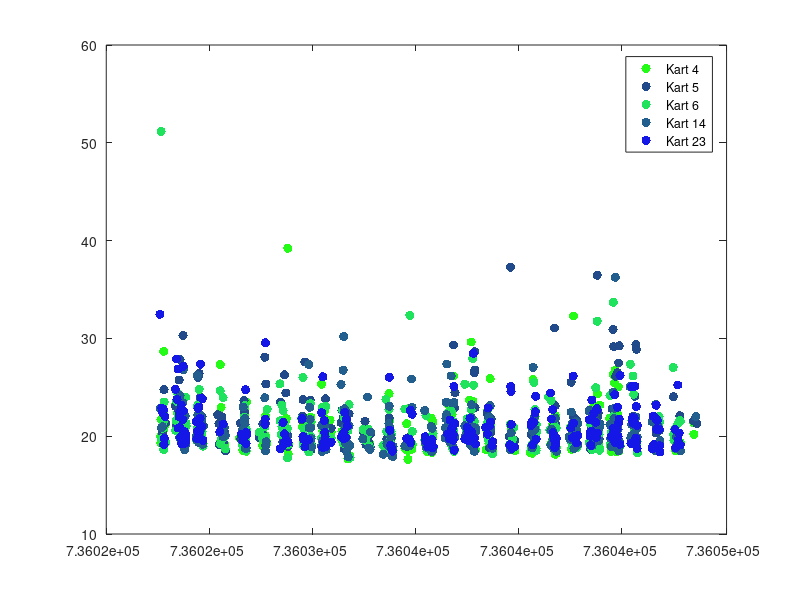
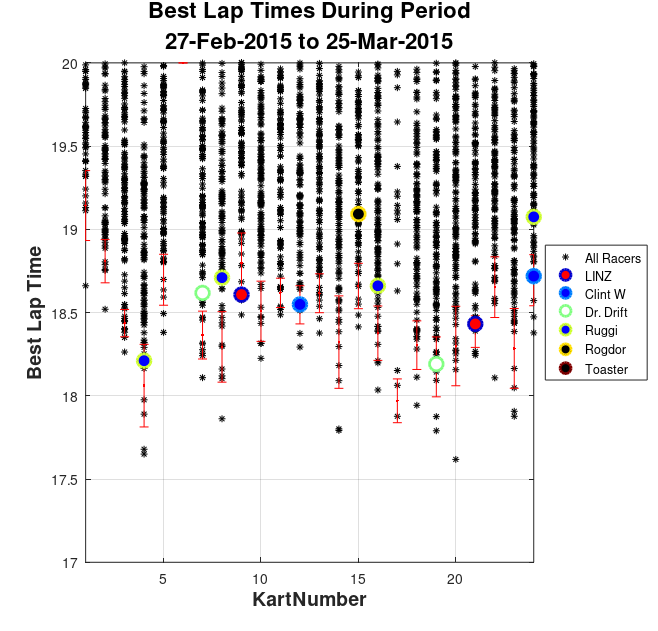
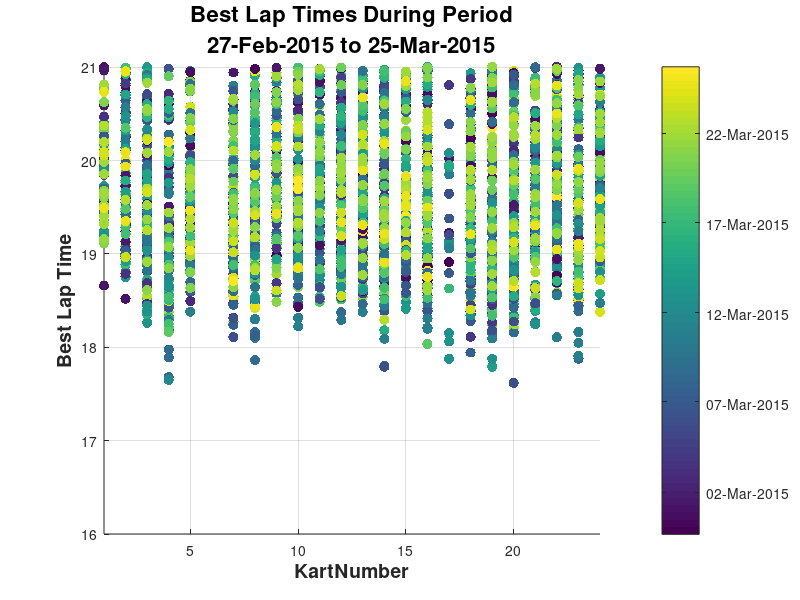
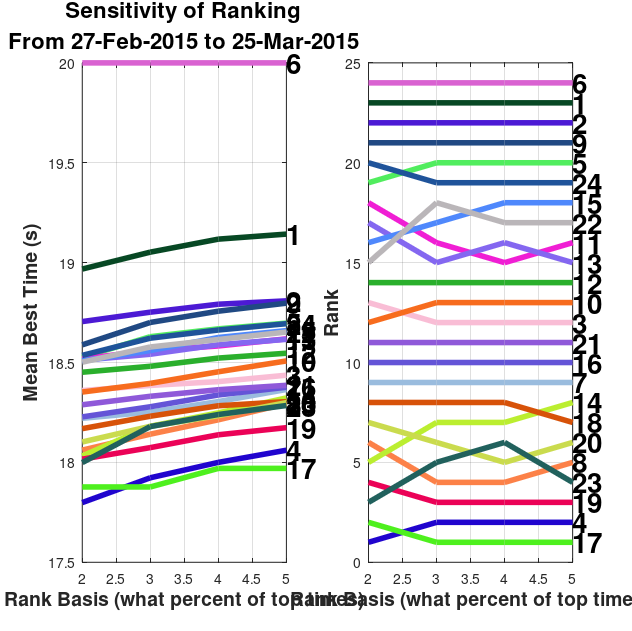

Reproduce these figures in MATLAB, in order.
clear all
close all
clc
%% Input and Config
print_plots=0; % Whether or not to make pngs

% Load the mat file created by kart_data_master.m
load 2015_Race_Data_Initial

% start_date='02-27-2015';
% end_date='03-30-2015';
start_date=datestr(min(kart_data(:,4)));
end_date=datestr(max(kart_data(:,4)));

% AV_Racers = { racerID, racerName, plot_flag }
AV_Racers={...
    1003786,    'Tyler Durden', 0;
    1024723,    'JeffRod',      0;
    1073028,    'TBall',        0;
    1113917,    'XPLRITT',      0;
    1150608,    'Kamil',        0;
    6390,       'Aeronaut',     0;
    1098385,    'LINZ',         1;
    1430,       'Linz',         1;
    1186403,    'Clint W',      1;
    73742,      'Master P',     0;
    25956,      'K Dub 217',    0;
    1073030,    'BMO',          1;
    1075125,    'Darkwing48',   1;
    6376,       'Dr. Drift',    1;
    26605,      'Podolski',     0;
    1152050,    'Loay',         0;
    1061761,    'Ruggi',        1;
    1153138,    'Rogdor',       1;
    1186656,    'rocketman',    1;
    1186655,    'April Fuelz',  1;
    1186654,    'Jomama',       1;
    1186404,    'Toaster',      1;
    1448,       'Snow Racer',   0};

rank_basis=[.02:.01:.05];

racer_score_cutoff = 3000; 
%Any racers with scores higher than this value are assumed to be employees
%They are labeled as "pros" and may be removed from the comparison

RacerGroupFlag = 2;
% 1 - compare all racers
% 2 - compare only amateurs
% 3 - compare only pros

%% Other Code
all_racer_data      = kart_data;
amateur_racer_data  = kart_data(kart_data(:,6)<racer_score_cutoff,:);
pro_racer_data      = kart_data(kart_data(:,6)>=racer_score_cutoff,:);

num_pros=length(unique(pro_racer_data(:,5)))

switch RacerGroupFlag
    case 1
        Full_Kart_DB = all_racer_data;
    case 2
        Full_Kart_DB = amateur_racer_data;
    case 3
        Full_Kart_DB = pro_racer_data;
    otherwise
        warning('Don''t recognize that flag value, using all racers')
        Full_Kart_DB = all_racer_data;
end

%format: [kart heatID best_time datenum racer_ID]
colormap jet
cmap=colormap;
fillmap=colormap('flag');

%Scatterplot of karts entire history (i vector is the karts you want)
for i=[4,5,6,14,23,24]
    plot(Full_Kart_DB(Full_Kart_DB(:,1)==i,4),Full_Kart_DB(Full_Kart_DB(:,1)==i,3),'.','color',[rand(),rand(),rand()],'MarkerSize',20)
    hold on
end
legend('Kart 4','Kart 5','Kart 6','Kart 14','Kart 23','Kart 24')

%clean up date inputs
start_date=datestr(start_date,1);
end_date=datestr(end_date,1);
%Uncomment plot_racerID to highlight specific racer performance. Can be
%single value or vector.
%plot_racerID = 1073030;
%plot_racerID=[1073030 6376 1073028 26601 1003786 1098385 1071716 1084572 1075127 1113917 26605 25956 1117507];
%plot_racerID=[1073030 6376 1073028 1003786 1075127 1113917 1117507];

%Clean Up AV Racer List
AV_Racers = AV_Racers([AV_Racers{:,3}]==1,:);
plot_racerID=[AV_Racers{find([AV_Racers{:,3}]),1}];

Competitors_2013=[906;1448;6376;6544;32201;43121;79990;1003786;1038388;1054900;1071760;1073837;1075127;1098887;1099305;1113723;1113917;1114809;1116183;1116291;1116951;1116952;1117089;1117570;1117636;1118273;1118274;1118728;1118729;1118779;1118793;1118794;1118795;1118796;1118798;1118801;1118803;1118804;1118808;1118809;1118810;1118811;1118812;1118813;1118825;1118831;1119028;1119029;1119030;1119031;1119032;1119033;1119034;1119035;1119036];

%plot_racerID=[plot_racerID,Competitors_2013'];

%Count #runs for each kart in the time span
for i=1:24
    kart_runs(i,1)=size(Full_Kart_DB((Full_Kart_DB(:,1)==i)&(Full_Kart_DB(:,4)>=datenum(start_date))&(Full_Kart_DB(:,4)<=datenum(end_date)+1),:),1);
end


%Plot Kart Performance
figure(2)
plot(Full_Kart_DB((Full_Kart_DB(:,4)>=datenum(start_date))&(Full_Kart_DB(:,4)<=datenum(end_date)+1),1),Full_Kart_DB((Full_Kart_DB(:,4)>=datenum(start_date))&(Full_Kart_DB(:,4)<=datenum(end_date)+1),3),'k*','MarkerSize',5)
if exist('plot_racerID')
    for racer_i = 1:length(plot_racerID)
        hold on
        if size(Full_Kart_DB((Full_Kart_DB(:,4)>=datenum(start_date))&(Full_Kart_DB(:,4)<=datenum(end_date)+1)&(Full_Kart_DB(:,5)==plot_racerID(racer_i)),3))>0
        plot(Full_Kart_DB((Full_Kart_DB(:,4)>=datenum(start_date))&(Full_Kart_DB(:,4)<=datenum(end_date)+1)&(Full_Kart_DB(:,5)==plot_racerID(racer_i)),1),...
             Full_Kart_DB((Full_Kart_DB(:,4)>=datenum(start_date))&(Full_Kart_DB(:,4)<=datenum(end_date)+1)&(Full_Kart_DB(:,5)==plot_racerID(racer_i)),3),...
             'o','LineWidth',2,'MarkerEdgeColor',cmap(floor(length(cmap)*racer_i/length(plot_racerID)),:),'MarkerFaceColor',fillmap(racer_i,:),'MarkerSize',10)
        else
            AV_Racers{racer_i,3}=0;
        end
    end
end
xlim([1,24])
ylim([17,20])
grid on
xlabel('KartNumber','FontSize',14,'FontWeight','b')
ylabel('Best Lap Time','FontSize',14,'FontWeight','b')
title({'Best Lap Times During Period';strcat([start_date,' to ',end_date])},'FontSize',16,'FontWeight','b')
legend('All Racers',AV_Racers{vertcat(AV_Racers{:,3}) > 0,2},'Location','EastOutside')



%Plot Kart Performance, color by date
figure(3)
scatter(Full_Kart_DB((Full_Kart_DB(:,4)>=datenum(start_date))&(Full_Kart_DB(:,4)<=datenum(end_date)+1),1),Full_Kart_DB((Full_Kart_DB(:,4)>=datenum(start_date))&(Full_Kart_DB(:,4)<=datenum(end_date)+1),3),55,Full_Kart_DB((Full_Kart_DB(:,4)>=datenum(start_date))&(Full_Kart_DB(:,4)<=datenum(end_date)+1),4),'filled')
% if exist('plot_racerID')
%     for racer_i = 1:length(plot_racerID)
%         hold on
%         plot(Full_Kart_DB((Full_Kart_DB(:,4)>=datenum(start_date))&(Full_Kart_DB(:,4)<=datenum(end_date)+1)&(Full_Kart_DB(:,5)==plot_racerID(racer_i)),1),Full_Kart_DB((Full_Kart_DB(:,4)>=datenum(start_date))&(Full_Kart_DB(:,4)<=datenum(end_date)+1)&(Full_Kart_DB(:,5)==plot_racerID(racer_i)),3),'o','LineWidth',2,'MarkerEdgeColor',cmap(floor(length(cmap)*racer_i/length(plot_racerID)),:),'MarkerFaceColor',fillmap(racer_i,:),'MarkerSize',10)
%     end
% end
xlim([1,24])
ylim([16,21])
grid on
xlabel('KartNumber','FontSize',14,'FontWeight','b')
ylabel('Best Lap Time','FontSize',14,'FontWeight','b')
title({'Best Lap Times During Period';strcat([start_date,' to ',end_date])},'FontSize',16,'FontWeight','b')
colorbar
cbar_vals=get(colorbar,'YTick');

cbar_label_struct={};
for i=1:length(cbar_vals)
    
    cbar_label_struct{1,i}=datestr(cbar_vals(i));
    
end
hcb = colorbar('YTickLabel',...
    cbar_label_struct);
set(hcb,'YTickMode','manual')

%Rate the karts
rankchanges=[];
plotrankdata=[];
plot_times=[];
for pct=rank_basis
    for i=1:24
        top_pct=pct;
        times=Full_Kart_DB((Full_Kart_DB(:,4)>=datenum(start_date))&(Full_Kart_DB(:,4)<=datenum(end_date)+1)&(Full_Kart_DB(:,1)==i),3);
        times=times(times>=16);
        if length(times)==0
            times=20; %There were no times logged on this kart so set one slow race
        end
        times=sort(times);
        rank_time(i)=mean(times(1:max(1,round(length(times)*top_pct))));
    end
    ranks=sortrows([[1:24]',rank_time'],2);
    for i=1:24
        rankposition(i)=find(ranks(:,1)==i);
    end
    times_sorted_by_kart=sortrows(ranks,1);
    plot_times=[plot_times, times_sorted_by_kart(:,2)];
    plotrankdata=[plotrankdata, rankposition'];
    rankchanges=[rankchanges,ranks(:,1)];
end
rankchanges;

figure(5)
subplot(1,2,2)
for i=1:24
    ranking_color(i,:)=[rand(), rand(), rand()];
    plot(100*rank_basis,plotrankdata(i,:),'color',ranking_color(i,:),'LineWidth',4)
    hold on
    text(100*max(rank_basis),plotrankdata(i,end),num2str(i),'fontweight','b','fontsize',20)
end
grid on
xlabel('Rank Basis (what percent of top times)','FontSize',14,'FontWeight','b')
ylabel('Rank','FontSize',14,'FontWeight','b')
%title({'Sensitivity of Ranking';strcat(['From ',start_date,' to ',end_date])},'FontSize',16,'FontWeight','b')


%plot time on the vertical axis and basis on the horizontal
figure(5)
subplot(1,2,1)
for i=1:24
    plot(100*rank_basis,plot_times(i,:),'color',ranking_color(i,:),'LineWidth',4)
    hold on
    text(100*max(rank_basis),plot_times(i,end),num2str(i),'fontweight','b','fontsize',20)
end
grid on
xlabel('Rank Basis (what percent of top times)','FontSize',14,'FontWeight','b')
ylabel('Mean Best Time (s)','FontSize',14,'FontWeight','b')
figure(5)
title({'Sensitivity of Ranking';strcat(['From ',start_date,' to ',end_date])},'FontSize',16,'FontWeight','b')
h=figure(5);
set(h,'Position',[465 474 633 632])
set(h,'PaperPositionMode','auto')

%Plot time on the vertical axis and kart rank on the horizontal
plot_index=0;
for pct=rank_basis(end)
    plot_index = plot_index+1;
    for i=1:24
        top_pct=pct;
        times=Full_Kart_DB((Full_Kart_DB(:,4)>=datenum(start_date))&(Full_Kart_DB(:,4)<=datenum(end_date)+1)&(Full_Kart_DB(:,1)==i),3);
        times=times(times>=16);
        if length(times)==0
            times=20; %There were no times logged on this kart so set one slow race
        end
        times=sort(times);
        rank_time(i)=mean(times(1:max(1,round(length(times)*top_pct))));
        std_time(i)=std(times(1:max(1,round(length(times)*top_pct))));
        max_time(i)=max(times(1:max(1,round(length(times)*top_pct))));
        min_time(i)=min(times(1:max(1,round(length(times)*top_pct))));
    end
    ranks=sortrows([[1:24]',rank_time',std_time',max_time',min_time'],2);
    figure(7)
    %subplot(1,4,plot_index)
    plot(ranks(:,2),'-bo','LineWidth',2,...
                'MarkerEdgeColor','k',...
                'MarkerFaceColor',[.49 1 .63],...
                'MarkerSize',5)
    hold on
    errorbar(ranks(:,2),ranks(:,3),'.r')
    hold on
    plot(ranks(:,4),'k*')
    hold on
    plot(ranks(:,5),'k*')
    for i=1:24
        text(i,ranks(i,2),num2str(ranks(i,1)),'color','m','fontweight','b','fontsize',12,'horizontalAlignment','right','verticalAlignment','baseline')
    end
    
    
end
xlim([1,24])
grid on
xlabel('Kart Rank','FontSize',12,'FontWeight','b')
ylabel('Mean Best Time (s)','FontSize',12,'FontWeight','b')
title({strcat(['Kart Ranking for Top ',num2str(100*rank_basis(end)),'% of Times']);strcat(['From ',start_date,' to ',end_date])},'FontSize',14,'FontWeight','b')
h=figure(7);
set(h,'Position',[6 683 458 423])
set(h,'PaperPositionMode','auto')

figure(2)
errorbar(rank_time,std_time,'.r')
h=figure(2);
set(h,'Position',[1100 474 659 632])
set(h,'PaperPositionMode','auto')

if print_plots==1
    figure(2)
    datestamp=datestr(date,29);
    eval(strcat(['print -dpng -r300 ''',datestamp,'_RacerPerformance.png''']))
    figure(5)
    eval(strcat(['print -dpng -r300 ''',datestamp,'_KartRankingSensitivity.png''']))
    figure(7)
    eval(strcat(['print -dpng -r300 ''',datestamp,'_KartTiers.png''']))
end


%TEST RACER RPM
figure(8)
scatter(Full_Kart_DB((Full_Kart_DB(:,4)>=datenum(start_date))&(Full_Kart_DB(:,4)<=datenum(end_date)+1),1),...
        Full_Kart_DB((Full_Kart_DB(:,4)>=datenum(start_date))&(Full_Kart_DB(:,4)<=datenum(end_date)+1),3),...
        55,...
        Full_Kart_DB((Full_Kart_DB(:,4)>=datenum(start_date))&(Full_Kart_DB(:,4)<=datenum(end_date)+1),6),...
        'filled')
    
xlim([1,24])
ylim([16,24])
grid on
xlabel('KartNumber','FontSize',14,'FontWeight','b')
ylabel('Best Lap Time','FontSize',14,'FontWeight','b')
title({'Best Lap Times During Period';strcat([start_date,' to ',end_date])},'FontSize',16,'FontWeight','b')
colorbar
% cbar_vals=get(colorbar,'YTick');
% 
% cbar_label_struct={};
% for i=1:length(cbar_vals)
%     
%     cbar_label_struct{1,i}=datestr(cbar_vals(i));
%     
% end
% hcb = colorbar('YTickLabel',...
%     cbar_label_struct);
% set(hcb,'YTickMode','manual')


%Plot last year's competitors
%Plot Kart Performance
figure(9)
h_all=plot(Full_Kart_DB((Full_Kart_DB(:,4)>=datenum(start_date))&(Full_Kart_DB(:,4)<=datenum(end_date)+1),1),...
     Full_Kart_DB((Full_Kart_DB(:,4)>=datenum(start_date))&(Full_Kart_DB(:,4)<=datenum(end_date)+1),3),...
     'k*','MarkerSize',5);
if exist('Competitors_2013')
    for racer_i = 1:length(Competitors_2013)
        hold on
        if size(Full_Kart_DB((Full_Kart_DB(:,4)>=datenum(start_date))&(Full_Kart_DB(:,4)<=datenum(end_date)+1)&(Full_Kart_DB(:,5)==Competitors_2013(racer_i)),3))>0
        h_Competitors=plot(Full_Kart_DB((Full_Kart_DB(:,4)>=datenum(start_date))&(Full_Kart_DB(:,4)<=datenum(end_date)+1)&(Full_Kart_DB(:,5)==Competitors_2013(racer_i)),1),...
             Full_Kart_DB((Full_Kart_DB(:,4)>=datenum(start_date))&(Full_Kart_DB(:,4)<=datenum(end_date)+1)&(Full_Kart_DB(:,5)==Competitors_2013(racer_i)),3),...
             'o','LineWidth',2,'MarkerEdgeColor','b','MarkerFaceColor','w','MarkerSize',10);
        end
    end
end
if exist('plot_racerID')
    for racer_i = 1:length(plot_racerID)
        hold on
        if size(Full_Kart_DB((Full_Kart_DB(:,4)>=datenum(start_date))&(Full_Kart_DB(:,4)<=datenum(end_date)+1)&(Full_Kart_DB(:,5)==plot_racerID(racer_i)),3))>0
        h_AV=plot(Full_Kart_DB((Full_Kart_DB(:,4)>=datenum(start_date))&(Full_Kart_DB(:,4)<=datenum(end_date)+1)&(Full_Kart_DB(:,5)==plot_racerID(racer_i)),1),...
             Full_Kart_DB((Full_Kart_DB(:,4)>=datenum(start_date))&(Full_Kart_DB(:,4)<=datenum(end_date)+1)&(Full_Kart_DB(:,5)==plot_racerID(racer_i)),3),...
             'o','LineWidth',2,'MarkerEdgeColor','r','MarkerFaceColor','r','MarkerSize',8);
        end
    end
end
xlim([1,24])
ylim([17,20])
grid on
xlabel('KartNumber','FontSize',14,'FontWeight','b')
ylabel('Best Lap Time','FontSize',14,'FontWeight','b')
title({'Best Lap Times During Period';strcat([start_date,' to ',end_date])},'FontSize',16,'FontWeight','b')
%legend('All Racers','2013 Competitors','Location','EastOutside')

legendhandles=[h_all(1)];
if exist('h_Competitors')
    legendhandles=[legendhandles,h_Competitors(1)];
end

if exist('h_AV')
    legendhandles=[legendhandles,h_AV(1)];
end

legend(legendhandles,'All Racers','2013 Competitors','AV Racers','fontweight','b','fontsize',12,'Location','EastOutside')


